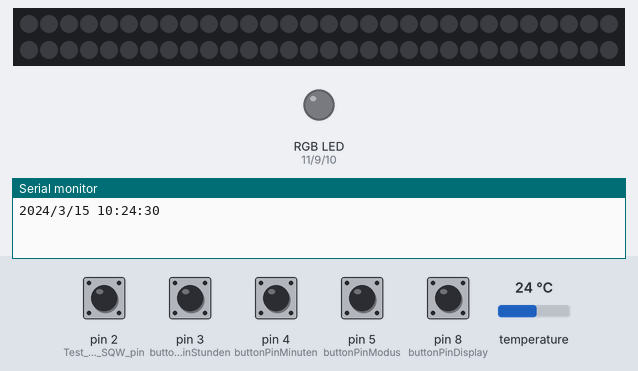
This sketch was run on a simulated Arduino Uno, built with avr-gcc and run on an emulated ATmega328P. On the bench: 60 RGB LEDs in strip order, left to right, continuing on the next row, an RGB LED mixed from three pins (HIGH = lit), the last lines printed to the serial monitor. The test bench sets the inputs (shaded band); at power-on: pin 2 (Test_of_the_SQW_pin) HIGH, pin 3 (buttonPinStunden), pin 4 (buttonPinMinuten), pin 5 (buttonPinModus), pin 8 (buttonPinDisplay) LOW, temperature 24 °C. Dim RGB values are drawn brighter than linear; colours are those a GRB WS2812 strip shows for the declared byte order; the local clock reads 2024-03-15 10:24:30 at power-on unless the sketch sets it.

Above: at 2.4 s.
2.5 s: pin 2 (Test_of_the_SQW_pin) pulled LOW for 1.05 s
At 3.2 s:
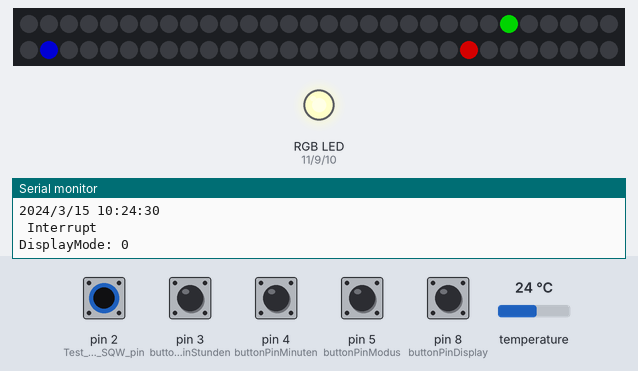
5.0 s: pin 3 (buttonPinStunden) pulled HIGH for 1.05 s
7.5 s: pin 4 (buttonPinMinuten) pulled HIGH for 1.05 s
10.0 s: pin 5 (buttonPinModus) pulled HIGH for 1.05 s
12.5 s: pin 8 (buttonPinDisplay) pulled HIGH for 1.05 s
Timing chart, 0 to 15.5 s (numbered marks = the images above; inputs shaded):
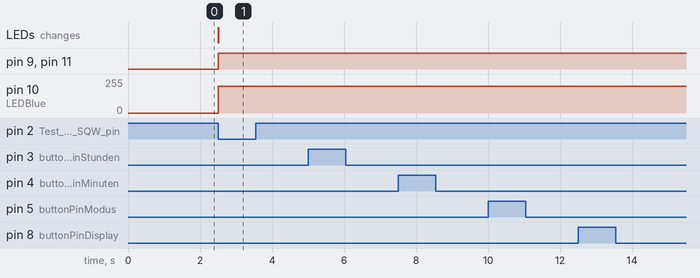

The sketch:

erealm_LCD_Uhr.ino
```cpp
// Uncomment this line if you have any interrupts that are changing pins - this causes the library to be a little bit more cautious
// #define FAST_SPI_INTERRUPTS_WRITE_PINS 1

// Uncomment this line to force always using software, instead of hardware, SPI (why?)
// #define FORCE_SOFTWARE_SPI 1

// Uncomment this line if you want to talk to DMX controllers
// #define FASTSPI_USE_DMX_SIMPLE 1

#include "FastSPI_LED2.h"
#include <Wire.h>
#include "RTClib.h"

#include <OneWire.h>
#include <DallasTemperature.h>


RTC_DS1307 rtc;

#define NUM_LEDS 60

#define ONE_WIRE_BUS 7

CRGB leds[NUM_LEDS];

OneWire ourWire(ONE_WIRE_BUS);
DallasTemperature sensors(&ourWire);

// Taster
const int buttonPinModus = 5;    // Stellenmodus
int buttonStateModus = 0;
int buttonStateModusOld = 0;
const int buttonPinMinuten = 4;    // Minuten
int buttonStateMinuten = 0;
int buttonStateMinutenOld = 0;
const int buttonPinStunden = 3;    // Stunden
int buttonStateStunden = 0;
int buttonStateStundenOld = 0;
const int buttonPinDisplay = 8;    // Anzeigemodus
int buttonStateDisplay = 0;
int buttonStateDisplayOld = 0;

// DayNightLED
int LEDGreen=9;
int LEDBlue=10;
int LEDRed=11;

// Uhrzeit Voreinstellung
volatile int stunde = 1;
volatile int displaystunde = 0;
volatile int minuten = 27;
volatile int sekunde = 30;
volatile int daynight = 0;

int DisplayMode = 0;        // Anzeigemodus

DateTime volatile t;
float temp;

/*
long debouncing_time = 100; //Debouncing Time in Milliseconds
 volatile unsigned long last_micros;
 */

void setup() {
  // sanity check delay - allows reprogramming if accidently blowing power w/leds
  //delay(2000);
  Serial.begin(9600);

  pinMode(2, INPUT);                    // Test of the SQW pin, D2 = INPUT
  digitalWrite(2, HIGH);                // Test of the SQW pin, D2 = Pullup on
  attachInterrupt(0, DisplayIntTime, FALLING);  // RTC

#ifdef AVR
  Wire.begin();
#else
  Wire1.begin(); // Shield I2C pins connect to alt I2C bus on Arduino Due
#endif
  rtc.begin();

  if (! rtc.isrunning()) {
    Serial.println("RTC is NOT running!");
    // following line sets the RTC to the date & time this sketch was compiled
    //rtc.adjust(DateTime(__DATE__, __TIME__));
  }

  // For safety (to prevent too high of a power draw), the test case defaults to
  // setting brightness to 25% brightness
  LEDS.setBrightness(255);

  LEDS.addLeds<WS2812, 6>(leds, NUM_LEDS);

  pinMode(LEDRed,OUTPUT);
  pinMode(LEDGreen,OUTPUT);
  pinMode(LEDBlue,OUTPUT);

  //sensors.begin();/* Inizialisieren der Dallas Temperature library */

  //adresseAusgeben(); /* Adresse der Devices ausgeben */

  //attachInterrupt(0, debounceInterrupt, RISING);

  DateTime t = rtc.now();
  sekunde = t.second();
  minuten = t.minute();
  stunde = t.hour();
  Serial.print(t.year(), DEC);
  Serial.print('/');
  Serial.print(t.month(), DEC);
  Serial.print('/');
  Serial.print(t.day(), DEC);
  Serial.print(' ');
  Serial.print(t.hour(), DEC);
  Serial.print(':');
  Serial.print(t.minute(), DEC);
  Serial.print(':');
  Serial.print(t.second(), DEC);
  Serial.println();
}

void loop() {

  // Taster abfragen
  buttonStateModus = digitalRead(buttonPinModus);
  buttonStateDisplay = digitalRead(buttonPinDisplay);
  buttonStateMinuten = digitalRead(buttonPinMinuten);
  buttonStateStunden = digitalRead(buttonPinStunden);

  if (buttonStateModus == HIGH) {
    buttonStateModusOld = buttonStateModus;
    Serial.println(" Modus" + buttonStateModus);
    //minuten = minuten + 1;
  }
  if (buttonStateDisplay == HIGH && buttonStateDisplayOld == LOW ) {
    Serial.println(" Display" + buttonStateDisplay);
    DisplayMode = DisplayMode + 1;
    if (DisplayMode > 3)
      DisplayMode = 0;
  }
  if (buttonStateMinuten == HIGH) {
    Serial.println(" Minuten" + buttonStateMinuten);
    //minuten = minuten + 1;
  }
  if (buttonStateStunden == HIGH) {
    Serial.println(" Stunden" + buttonStateStunden);
    //minuten = minuten + 1;
  }

  buttonStateDisplayOld = buttonStateDisplay;

  // Temperatur abfragen
  sensors.requestTemperatures(); // Temp abfragen
  //Serial.println("Temperatur");
  temp = sensors.getTempCByIndex(0);
  //Serial.println(sensors.getTempCByIndex(0) );

  delay(100);
}

/* Debugfuntkionen
void adresseAusgeben(void) {
 byte i;
 byte present = 0;
 byte data[12];
 byte addr[8];

 Serial.print("Suche 1-Wire-Devices...\n\r");// "\n\r" is NewLine
 while(ourWire.search(addr)) {
 Serial.print("\n\r\n\r1-Wire-Device gefunden mit Adresse:\n\r");
 for( i = 0; i < 8; i++) {
 Serial.print("0x");
 if (addr[i] < 16) {
 Serial.print('0');
 }
 Serial.print(addr[i], HEX);
 if (i < 7) {
 Serial.print(", ");
 }
 }
 if ( OneWire::crc8( addr, 7) != addr[7]) {
 Serial.print("CRC is not valid!\n\r");
 return;
 }
 }
 Serial.println();
 ourWire.reset_search();
 return;
 }
 */

/*
void debounceInterrupt() {
 if((long)(micros() - last_micros) >= debouncing_time * 1000) {
 Interrupt();
 last_micros = micros();
 }
 }

 void Interrupt() {
 sensors.requestTemperatures(); // Temp abfragen
 //Serial.println("Temperatur");
 temp = sensors.getTempCByIndex(0);
 //Serial.println(sensors.getTempCByIndex(0) );
 }
 */

void DisplayIntTime()
{
  Serial.println(" Interrupt");
  Serial.print("DisplayMode: ");
  Serial.println(DisplayMode);

  sekunde = sekunde + 1;

  if (sekunde > 59)
  {
    sekunde = 0;
    minuten = minuten + 1;
  }

  if (minuten > 59)
  {
    minuten = 0;
    stunde = stunde + 1;
  }

  if (stunde > 23)
  {
    stunde = 0;
  }

  memset(leds, 0,  NUM_LEDS * sizeof(struct CRGB));    // Alle LEDs löschen

  if (DisplayMode == 0)
  {

  }
  else if (DisplayMode == 1)
  {
    for (int ix = 0; ix <= 60; ix++)
    {
      leds[ix] = CRGB(32, 32, 0);
    }
  }
  else if (DisplayMode == 2)
  {
    for (int ix = 0; ix <= 60; ix++)
    {
      leds[ix] = CRGB(32, 32, 32);
    }
  }
  else if (DisplayMode == 3)
  {
    for (int ix = 0; ix <= sekunde; ix++)
    {
      leds[ix] = CRGB(0, 0, 128);
    }
  }

  // Helligkeit der Tageszeit anpassen
  if (stunde >= 6 && stunde <= 20)
    LEDS.setBrightness(255);
  else
    LEDS.setBrightness(128);


  if (stunde >= 12 && stunde <= 23)
  {
    displaystunde = ((stunde - 12) * 5 + (minuten / 12));
    daynight = 1;
  }
  if (stunde >= 0 && stunde < 12)
  {

    displaystunde = stunde * 5 + (minuten / 12);
    //displaystunde = 0;
    daynight = 0;
  }

  //Serial.print("DS: ");
  //Serial.println(displaystunde, DEC);
  leds[displaystunde] = CRGB(0, 128, 0);
  leds[minuten] = CRGB(128, 0, 0);

  // Farben mischen, wenn übereinander
  if (sekunde == minuten)
    leds[sekunde] = CRGB(128, 0, 128);
  else if (sekunde == displaystunde)
    leds[sekunde] = CRGB(0, 128, 128);
  else
    leds[sekunde] = CRGB(0, 0, 128);

  // Tag-/Nacht-Anzeige
  if (daynight == 0)
  {
    analogWrite(LEDRed, 255);
    analogWrite(LEDGreen, 255);
    analogWrite(LEDBlue, 200);
  }
  else
  {
    analogWrite(LEDRed, 255);
    analogWrite(LEDGreen, 200);
    analogWrite(LEDBlue, 255);
  }

  // Und dann alles anzeigen
  LEDS.show();
}
```

Measured:
- after the input at 2.5 s, pin 9 (LEDGreen), pin 11 (LEDRed): LOW → HIGH at once; pin 10 (LEDBlue): 0/255 → 200/255 at once; the LEDs: change at once (image 1)
